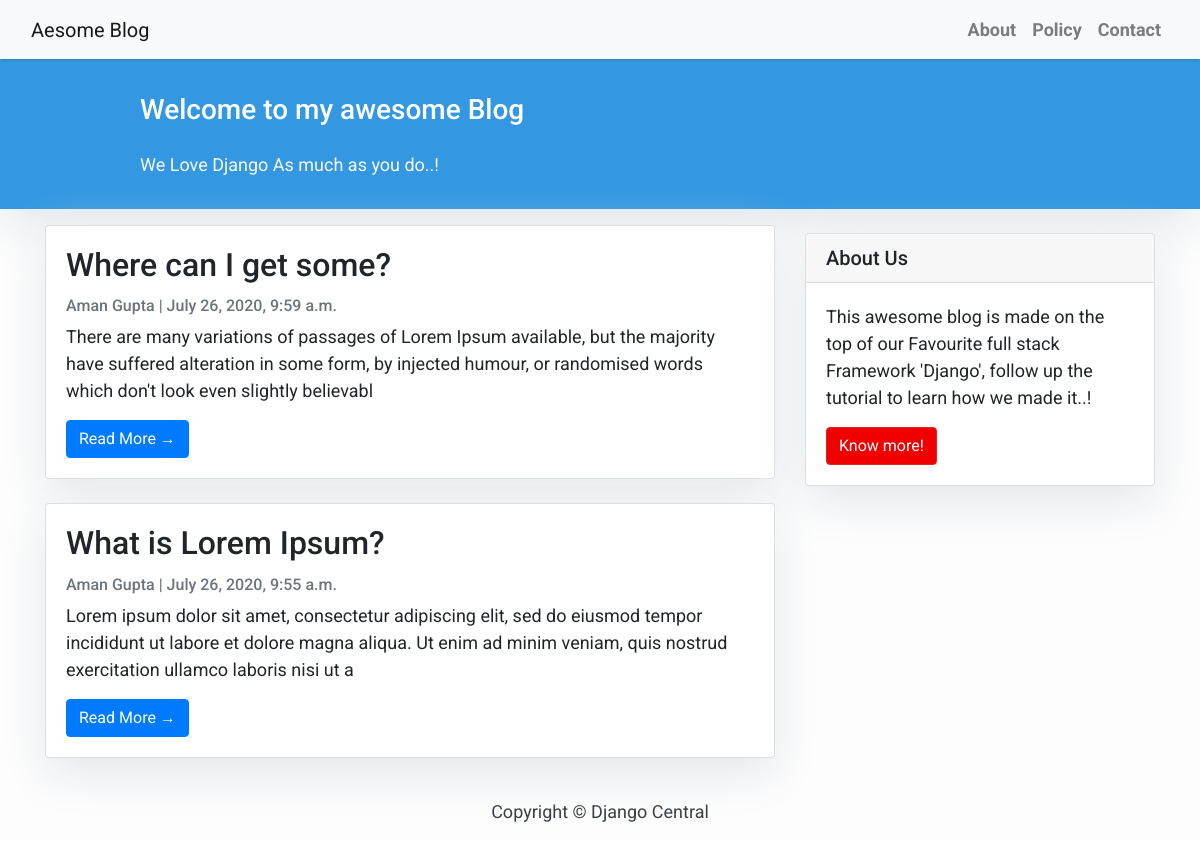
The page / on the database its author committed.
### blog/models.py (models this page shows, shortened)
class Articles(models.Model):
    blog_title = models.CharField(max_length=200)
    blog_slug = models.SlugField(max_length=250,null=True, blank=True)
    author_name = models.ForeignKey('Author',on_delete=models.CASCADE)
    updated_on = models.DateTimeField(auto_now=True)
    created_on = models.DateTimeField(auto_now=True)
    content = models.TextField()
    status = models.IntegerField(choices=STATUS,default=0)
    class Meta:
        ordering = ['-created_on']

class Author(models.Model):
    author_name = models.CharField(max_length=50)
    author_email = models.EmailField()
    def __str__(self):
        return self.author_name

### blog/views.py (the view)
# urls.py: path('',views.ArticlesList.as_view(),name='home'),
class ArticlesList(generic.ListView):
    queryset = Articles.objects.filter(status=1).order_by('-created_on')
    template_name = 'blog/home.html'

### blog/templates/blog/home.html (shortened to what this page needs)
{% extends "blog/base.html" %}
{% block content %}
<header class="masthead">
    <div class="container">
        <div class="row">
            <div class=" col-md-8 col-md-10 mx-auto">
                <div class="site-heading">
                    <h3 class=" site-heading my-4 mt-3 text-white"> Welcome to my awesome Blog </h3>
                    <p class="text-light">We Love Django As much as you do..! &nbsp
                    </p>
                </div>
            </div>
        </div>
    </div>
</header>
<div class="container">
    <div class="row">
        <div class="col-md-8 mt-3 left">
            {% for article in articles_list %}
            <div class="card mb-4">
                <div class="card-body">
                    <h2 class="card-title">{{ article.blog_title }}</h2>
                    <p class="card-text text-muted h6">{{ article.author_name }} | {{ article.created_on}} </p>
                    <p class="card-text">{{article.content|slice:":200" }}</p>
                    <a href="{% url 'blog:details' article.blog_slug  %}" class="btn btn-primary">Read More &rarr;</a>
                </div>
            </div>
            {% endfor %}
        </div>
        {% block sidebar %} {% include 'blog/sidebar.html' %} {% endblock sidebar %}
    </div>
</div>
{%endblock%}

### blog/templates/blog/base.html (shortened to what this page needs)
<!DOCTYPE html>
<html>
    <head>
        <link rel="stylesheet" href="https://maxcdn.bootstrapcdn.com/bootstrap/4.0.0/css/bootstrap.min.css"
 />
    </head>
    <body>
        <nav class="navbar navbar-expand-lg navbar-light bg-light shadow" id="mainNav">
            <div class="container-fluid">
                <a class="navbar-brand" href="#">Aesome Blog</a>
                <div class="collapse navbar-collapse" id="navbarResponsive">
                    <ul class="navbar-nav ml-auto">
                        <li class="nav-item text-black">
                            <a class="nav-link text-black font-weight-bold" href="#">About</a>
                        </li>
                        <li class="nav-item text-black">
                            <a class="nav-link text-black font-weight-bold" href="#">Policy</a>
                        </li>
                        <li class="nav-item text-black">
                            <a class="nav-link text-black font-weight-bold" href="#">Contact</a>
                        </li>
                    </ul>
                </div>
            </div>
        </nav>
        {% block content %}{% endblock content %}
        <footer class="py-3 bg-grey">
            <p class="m-0 text-dark text-center ">Copyright &copy; Django Central</p>
        </footer>
    </body>
</html>

### blog/templates/blog/sidebar.html (shortened to what this page needs)
{% block sidebar %}
<div class="col-md-4 float-right ">
<div class="card my-4">
        <h5 class="card-header">About Us</h5>
    <div class="card-body">
        <p class="card-text"> This awesome blog is made on the top of our Favourite full stack Framework 'Django', follow up the tutorial to learn how we made it..!</p>
        <a href="https://www.aman-g.com"
           class="btn btn-danger">Know more!</a>
    </div>
</div>
</div>
{% endblock sidebar %}

### blog/templates/blog/base.html (style rules this page uses)
body { font-family: "Roboto", sans-serif; font-size: 17px; background-color: #fdfdfd; }
.shadow { box-shadow: 0 4px 2px -2px rgba(0, 0, 0, 0.1); }
.btn-danger { color: #fff; background-color: #f00000; border-color: #dc281e; }
.masthead { background: #3398E1; height: auto; padding-bottom: 15px; box-shadow: 0 16px 48px #E3E7EB; padding-top: 10px; }

### blog/templates/blog/home.html (style rules this page uses)
body { font-family: "Roboto", sans-serif; font-size: 18px; background-color: #fdfdfd; }
.card { box-shadow: 0 16px 48px #E3E7EB; }

### blog/templates/blog/sidebar.html (style rules this page uses)
.card { box-shadow: 0 16px 48px #E3E7EB; }

### rows shown on the page
Articles: blog_title "Where can I get some?", author_name "Aman Gupta", created_on "July 26, 2020, 9:59 a.m.", content "There are many variations of passages of Lorem Ipsum available, but the majority have suffered alteration in some form, by injected humour, or randomised words which don't look even slightly believabl"
Articles: blog_title "What is Lorem Ipsum?", author_name "Aman Gupta", created_on "July 26, 2020, 9:55 a.m.", content "Lorem ipsum dolor sit amet, consectetur adipiscing elit, sed do eiusmod tempor incididunt ut labore et dolore magna aliqua. Ut enim ad minim veniam, quis nostrud exercitation ullamco laboris nisi ut a"
